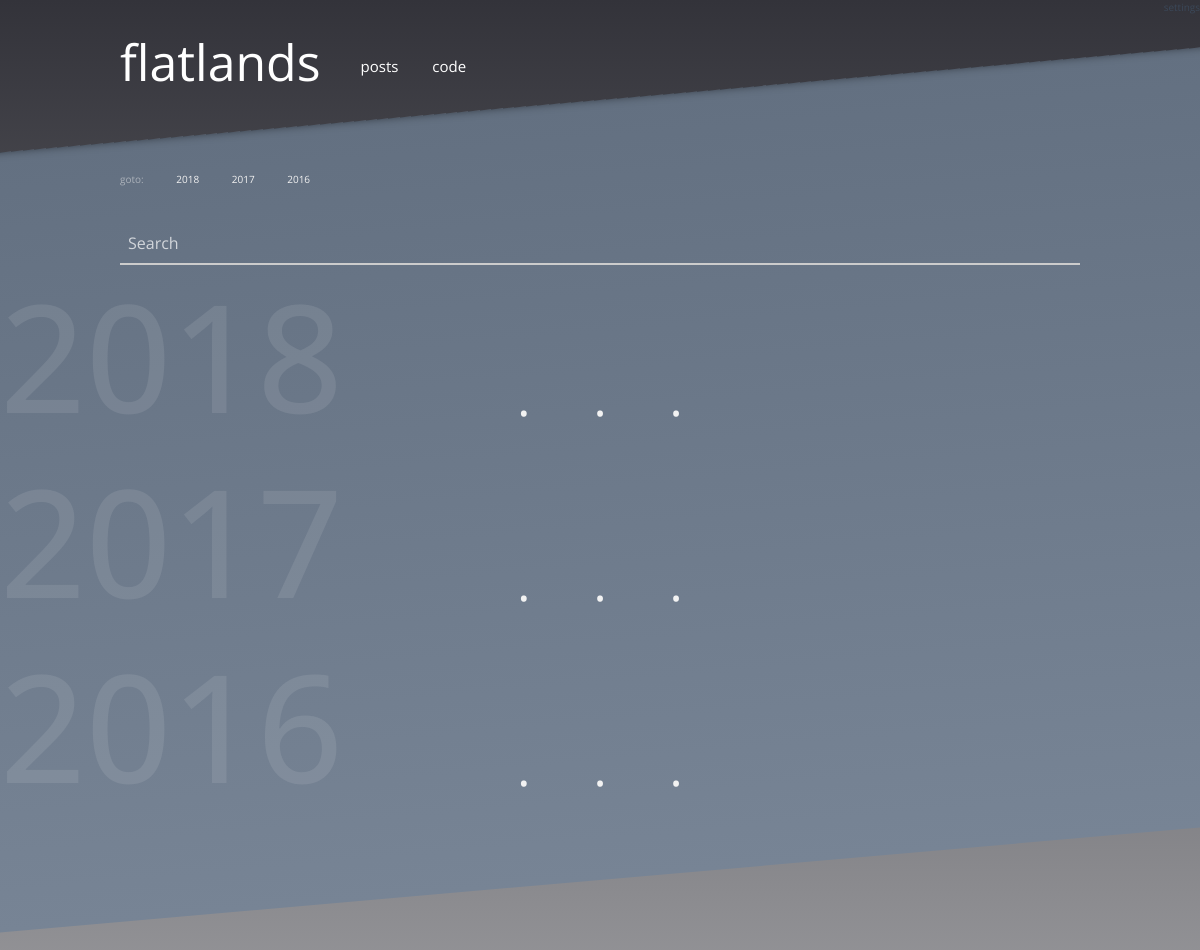
Before: / (upper part) with the older database file.
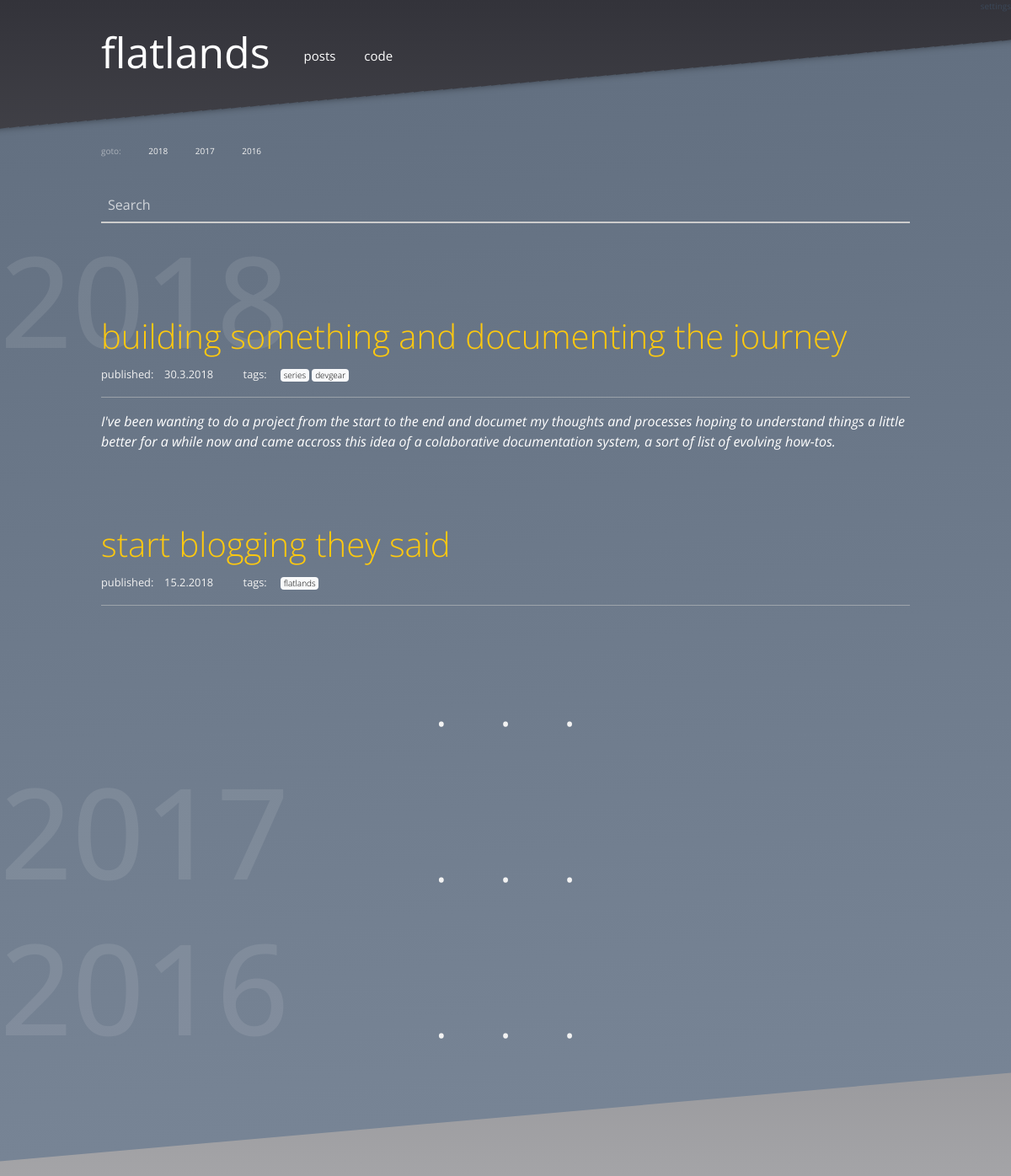
After: the same page with the newer database file.
### modules/models.py (models this page shows, shortened)
class Post(db.Model):
    id = db.Column(db.Integer, primary_key=True)
    title = db.Column(db.String())
    author = db.Column(db.String())
    tags = db.Column(db.String())
    strap = db.Column(db.String())
    content = db.Column(db.String())
    pub_date = db.Column(db.String())
    published = db.Column(db.Boolean, default=False)

### app.py (the view)
@app.route('/')
def index():
    posts = modules.database.Post().all()
    years = modules.database.Post().years_from_posts(posts)
    return render_template('posts.html', posts=posts, years=years)

### modules/database.py (called while the page is built)
    def _retrive_posts(self, published=None):
        if published == None:
            return modules.models.Post.query.all()
        else:
            return modules.models.Post.query.filter_by(published=published).all()

    def to_json(self, results):
        result = {}
        item = {}
        count = 1
        for row in results:
            for k, v in row.__dict__.items():
                if not k.startswith('_') and k != 'id':
                    item[k] = v
            result[count] = item
            count += 1
            item = {}
        return result

    def all(self):
        return self.to_json(self._retrive_posts())

    def years_from_posts(self, posts):
        years = []
        for code, data in posts.items():
            day, month, year = data['pub_date'].split('.')
            years.append(year)
        return sorted(list(set(years)), reverse=True)

### templates/posts.html
{% extends "base.html" %}
{% block content %}
{% include 'post_nav.html' %}
{% for year in years %}
    <a name="{{ year }}">
        <div class="section-head">
            <h4>{{ year }}</h4>
        </div>
    </a>
    {% for code, data in posts.items()|reverse %}
        {% if data.pub_date.endswith(year) and data.published != False %}
            <div class="blog-post">
                <h4><a href="/post/{{ data.title|replace(" ", "-") }}">{{data.title}}</a></h4>
                <small>
                    published:&emsp;{{data.pub_date}} &emsp; &emsp;
                    tags:&emsp;
                        {% for tag in data.tags.split(' ') %}
                        <span class="badge badge-light"><a style="color:black;font-size:10px;" href="/tag/{{tag}}">{{tag}}</a></span>
                        {% endfor %}
                    </small>
                    <hr style="background-color:rgba(242, 242, 242, .5);">
                <div class="blog-post-strap">{{data.strap}}</div>
            </div>
            <p style="height:30px;"></p>
        {% endif %}
    {% endfor %}
    <div style="color: rgb(242, 242, 242); text-align: center; word-spacing: 50px; font-size: 50px;">· · ·</div>
{% endfor %}
{% endblock %}

### templates/base.html (shortened to what this page needs)
<!doctype html>
<html lang="en">
  <head>
    <link rel="stylesheet" href="https://maxcdn.bootstrapcdn.com/bootstrap/4.0.0-beta.2/css/bootstrap.min.css">
    <link rel="stylesheet" type="text/css" href="{{ url_for('static', filename='css/main.css') }}">
    <link type="text/css" rel="stylesheet" href="https://platform.twitter.com/css/tweet.529166ecfeb05abf3ee5afe0a8c349a4.light.ltr.css">
  </head>
  <body>
              {% include 'header.html' %}
              <div class="main-content">
                  <div class="main-content-wrapper">
                  {% block content %}
                  {% endblock %}
                  </div>
                </div>
                {% include 'footer.html' %}
  </body>
</html>

### templates/header.html
<div style="display:flex; justify-content:flex-end;">
<a style="color:rgb(59, 72, 89);font-size:10px;" href="/settings">settings</a>
</div>
<div class="header">
<div style="display: flex; justify-content: flex-start;">
<div >
  <a style="margin: 0; font-size: 50px;color:white;" href="/posts">flatlands</a>
</div>
  <div class="header-nav">
    <a href="/posts">posts</a>
    <a href="/solution">code</a>
  </div>
</div>
</div>

### templates/post_nav.html
<p style="height:20px;"></p>
        <div style="padding-left:10%;padding-right:10%;">
        <div class="sub-nav">
            goto:
            {% for year in years %}
                <a href="#{{ year }}">{{ year }}</a>
            {% endfor %}
        </div>
        <p style="height:20px;"></p>
        <form>
                <input class="w3-input" type="text" placeholder="Search">
              </form>
</div>

### templates/footer.html (shortened to what this page needs)
<p style="height:100px;"></p>
<br>

### static/css/main.css (style rules this page uses)
body { margin: 0; font-family: 'Open Sans', sans-serif; background: linear-gradient(rgb(51, 51, 58), white); }
.header { margin: 0; padding-top: 10px; padding-left: 10%; padding-right: 10%; display: flex; }
.header a { color: white; text-decoration: none; }
.header-nav { margin: 0; word-spacing: 30px; font-size: 15px; padding-top: 30px; padding-left: 40px; }
.header-nav a { color: white; text-decoration: none; }
.sub-nav { color: rgba(242, 242, 242, .5); word-spacing: 30px; font-size: 10px; }
.sub-nav a { color: rgb(242, 242, 242); text-decoration: none; }
.main-content { box-shadow: 0px 197px 9px -198px rgba(0,0,0,.5) inset; -webkit-box-shadow: 0px 197px 9px -198px rgba(0,0,0,.5) inset; -moz-box-shadow: 0px 197px 9px -198px rgba(0,0,0,.5) inset; background: linear-gradient(rgb(99, 112, 129), rgb(119, 132, 149)); padding-top: 3%; padding-bottom: 5%; -webkit-transform: skewY(-5deg); -moz-transform: skewY(-5deg); -ms-transform: skewY(-5deg); -o-transform: skewY(-5deg); transform: skewY(-5deg); }
.main-content > .main-content-wrapper { -webkit-transform: skewY(5deg); -moz-transform: skewY(5deg); -ms-transform: skewY(5deg); -o-transform: skewY(5deg); transform: skewY(5deg); }
.section-head { height:110px; }
.section-head h4 { font-size: 150px; color:rgba(242, 242, 242, .1); }
.blog-post { position:relative; padding-left: 10%; padding-right: 10%; padding-bottom: 40px; }
.blog-post small { color: rgb(242, 242, 242); }
.blog-post small a { color: rgb(242, 242, 242); }
.blog-post-strap { color: white; font-style: italic; }
.blog-post a { font-size: 40px; font-weight: 300; color: rgb(255, 201, 14); text-decoration: none; }
.w3-input { padding:8px;color:white;display:block;border:none;background-color:transparent;border-bottom:2px solid #ccc;width:100% }
::placeholder { color:white; opacity: .7; }

Changed rows visible on the page:
added Post: title "building something and documenting the journey", pub_date "30.3.2018", strap "I've been wanting to do a project from the start to the end and documet my thoughts and processes hoping to understand things a little better for a while now and came accross this idea of a colaborative documentation system, a sort of list of evolving how-tos."
added Post: title "start blogging they said", pub_date "15.2.2018", tags "flatlands"
Other visible differences:
new list line: "published: tags: series devgear published: tags:"
